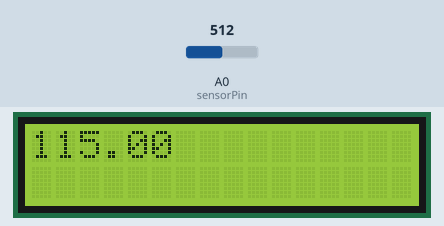
A sketch run on a simulated Arduino Uno, built with avr-gcc and run on an emulated ATmega328P. Shown: 16×2 character LCD. The inputs (shaded band) are chosen by the test bench; at power-on: A0 (sensorPin) = 512. What the sketch prints to the serial monitor is not drawn.

Above: at 1.2 s.
1.3 s: A0 (sensorPin) set to 716
At 2.7 s:
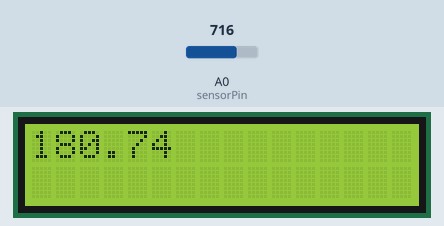
4.6 s: A0 (sensorPin) set to 900
At 5.9 s:
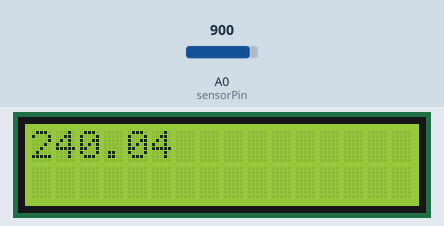
7.6 s: A0 (sensorPin) set to 1023
At 8.9 s:
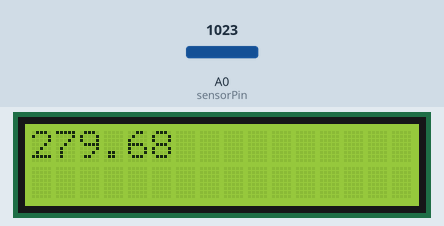
Timing chart, 0 to 10.6 s (numbered marks = the images above; inputs shaded):
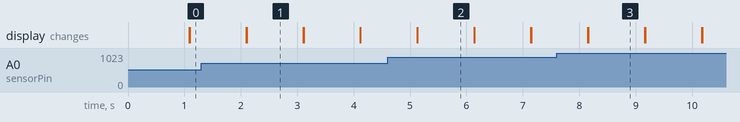

The sketch:

TempSensor.ino
```cpp
#include <Wire.h>
#include <LiquidCrystal_I2C.h>

int sensorPin = 0;

// Set the LCD address to 0x27 for a 16 chars and 2 line display
LiquidCrystal_I2C lcd(0x3F, 16, 2);

void setup()
{
 Serial.begin(9600);
  // initialize the LCD
  lcd.begin();

  // Turn on the blacklight and print a message.
  lcd.backlight();
  lcd.print("Hello, world!");
}

void loop()
{

 int reading = analogRead(sensorPin);
 // measure the 3.3v with a meter for an accurate value
 //In particular if your Arduino is USB powered
 float voltage = reading * 3.3;
 voltage /= 1024.0;

 // now print out the temperature
 float temperatureC = (voltage - 0.5) * 100;
 Serial.print(temperatureC);
 Serial.println(" degrees C");
 lcd.print(temperatureC);
 delay(1000);
 lcd.clear();
}
```

Measured:
- after the input at 1.3 s, the display: first differs from a run without the input after 0.80 s (image 1)
- after the input at 4.6 s, the display: first differs from a run without the input after 0.53 s (image 2)
- after the input at 7.6 s, the display: first differs from a run without the input after 0.56 s (image 3)
- what the display in image 1 shows lasts 1.0 s, from 2.1 s to 3.1 s
